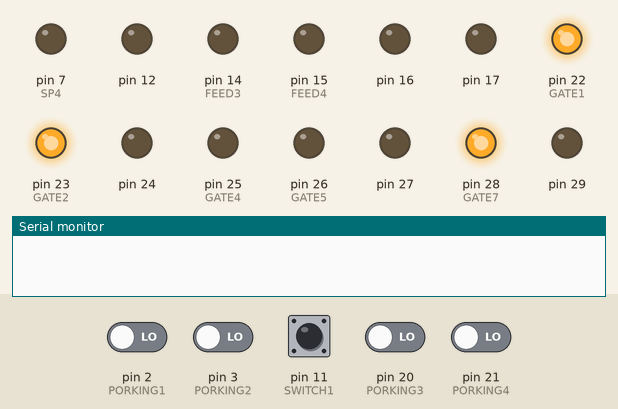
Simulated run of this sketch. Board: Arduino Mega 2560, built with avr-gcc and run on an emulated ATmega2560. Shown: output pins drawn as LEDs (lit = HIGH), the last lines printed to the serial monitor. Inputs (shaded band) come from the test bench; at power-on: pin 11 (SWITCH1) HIGH, pin 2 (PORKING1), pin 3 (PORKING2), pin 20 (PORKING3), pin 21 (PORKING4) LOW.

Above: at 1.2 s.
1.3 s: pin 11 (SWITCH1) pulled LOW for 3.2 s
At 5.5 s:
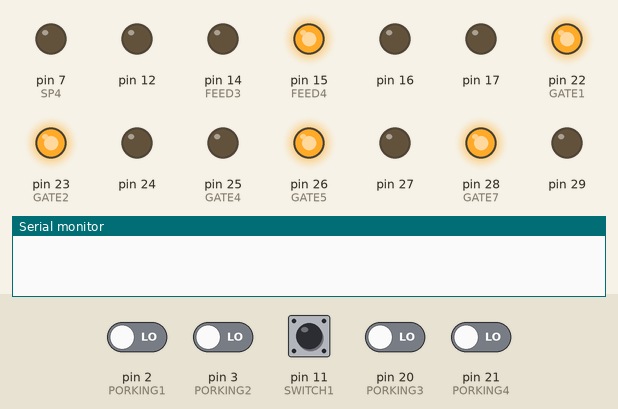
6.0 s: pin 11 (SWITCH1) pulled LOW for 0.15 s
At 6.8 s:
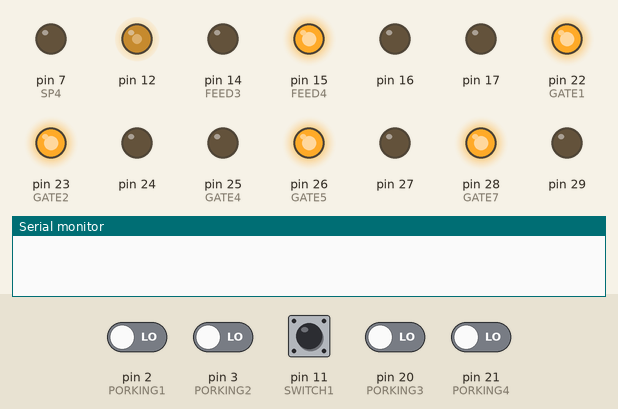
7.6 s: pin 3 (PORKING2) driven HIGH
At 8.0 s:
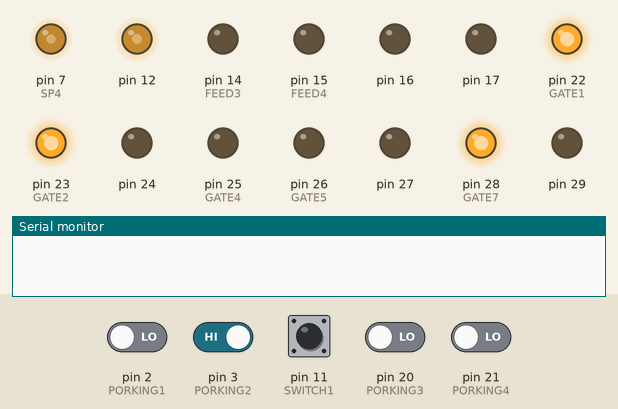
9.1 s: pin 20 (PORKING3) driven HIGH
12.1 s: pin 2 (PORKING1) driven HIGH
At 13.0 s:
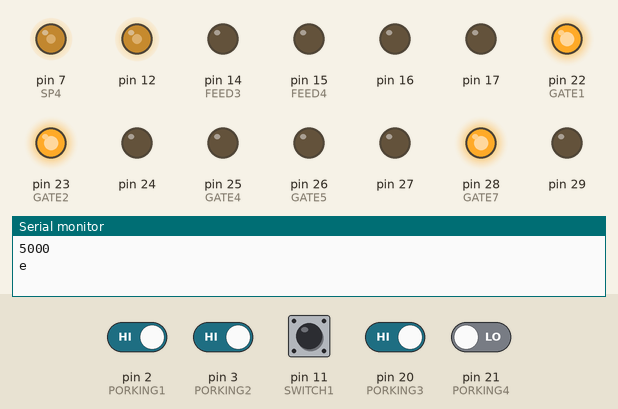
14.1 s: pin 2 (PORKING1) driven LOW
At 17.85 s:
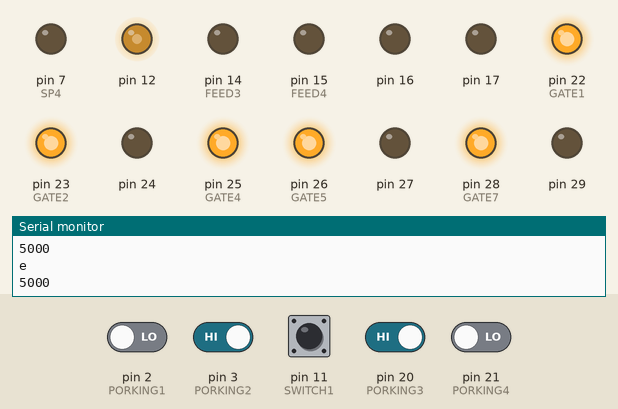
Timing chart, 0 to 18.1 s (numbered marks = the images above; inputs shaded):
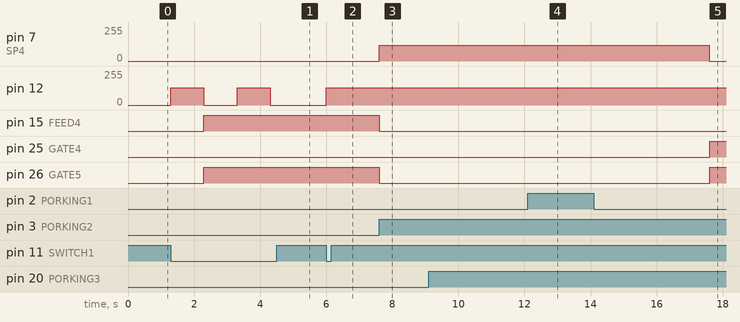

Measured:
- after the input at 1.3 s, pin 12: alternates 128/255 for 1.0 s and 0/255 for 1.0 s, starting at once; pin 15 (FEED4), pin 26 (GATE5): LOW → HIGH after 1.0 s
- after the input at 6.0 s, pin 12: 0/255 → 128/255 at once
- after the input at 7.6 s, pin 7 (SP4): 0/255 → 120/255 at once; pin 15 (FEED4), pin 26 (GATE5): HIGH → LOW at once
- after the input at 9.1 s, every drawn part: stays the same
- after the input at 12.1 s, pin 7 (SP4): stays 120/255 (without the input it goes to 0/255 after 0.50 s); pin 25 (GATE4), pin 26 (GATE5): stays LOW (without the input it goes to HIGH after 0.50 s)
- after the input at 14.1 s, pin 7 (SP4): 120/255 → 0/255 after 3.5 s; pin 25 (GATE4), pin 26 (GATE5): LOW → HIGH after 3.5 s

The sketch:

T-shape_jove.ino
```cpp
#include <FlexiTimer2.h>  //Mega用タイマー割り込み
#include <avr/io.h>       //PWM出力用レジスタ設定

// Assign OUTPUT pins
#define GATE1         22
#define GATE2         23
#define GATE3         24
#define GATE4         25
#define GATE5         26
#define GATE6         27
#define GATE7         28
#define GATE8         29
#define RUN1          30  // Run treadmill 1 at speed1
#define RUN2          31  // Run treadmill 2 at speed1
#define DIRECTION1    32  // of Treadmill
#define DIRECTION2    33
#define DIRECTION3    50
#define RUN3          51
#define DIRECTION4    52
#define RUN4          53
#define FEED1         34
#define FEED2         35
#define DISCARD1      36
#define DISCARD2      37
#define FEED3         14  //changeable
#define FEED4         15
#define DISCARD3      16
#define DISCARD4      17

#define SP1        4
#define SP2        5
#define SP3        6
#define SP4        7

// Assign INPUT pins
#define SENSOR1       38
#define SENSOR2       39
#define SENSOR3       40
#define SENSOR4       41
#define SENSOR5       42
#define SENSOR6       43
#define SENSOR7       44
#define SENSOR8       45
#define MILLSENSOR1   46
#define MILLSENSOR2   47
#define PORKING1      2   //changeable
#define PORKING2      3
#define PORKING3      20
#define PORKING4      21
#define SWITCH1       11
#define SWITCH2       10
#define SWITCH        9
#define SWITCH3       13

#define maxspeed  255  //0~255

int prevPork = 0;
int i = 0;
int rl = 0;
unsigned long startTime;
unsigned long stopTime;
bool startTask = false;
short counter1 = 0;
bool endend = false;
#define TH  30//number of trial

void setup() {
  InitPinMode();
  pinMode(SWITCH3, INPUT_PULLUP);
  pinMode(SWITCH1, INPUT_PULLUP);
  pinMode(SP4, OUTPUT);
  digitalWrite(SP4, 0);
  digitalWrite(RUN3, HIGH);
  digitalWrite(RUN4, HIGH);
  digitalWrite(FEED1, LOW);
  digitalWrite(FEED4, LOW);
  digitalWrite(FEED3, LOW);
  digitalWrite(GATE5, LOW);
  digitalWrite(GATE7, HIGH);
  digitalWrite(GATE1, HIGH);
  digitalWrite(GATE2, HIGH);
  digitalWrite(DIRECTION3, HIGH);
  digitalWrite(DIRECTION4, HIGH);
  Serial.begin(9600);
  //PWM波の出力用設定---------------------------------------------
  pinMode(12, OUTPUT);//12camera

  //ユーザ設定部
  unsigned int frq = 50; // 周波数←ここカメラの設定と一致させる
  float duty = 0.5; // 指定したいデューティ比
  // モード指定
  TCCR1A = 0b00000001;
  TCCR1B = 0b00010010;  //分周８
  // TOP値指定
  OCR1A = (unsigned int)(1000000 / frq);
  // Duty比指定
  OCR1B = (unsigned int)(1000000 / frq * duty);
  //-----------------------------------------------------------
}

void loop() {
  if (startTask) {

    if (counter1 == TH) {
      endend = true;
    }

    if (digitalRead(PORKING2) && prevPork == 0) {
      startTime = millis();
      digitalWrite(FEED1, LOW);
      digitalWrite(FEED2, LOW);
      digitalWrite(FEED3, LOW);
      digitalWrite(FEED4, LOW);
      digitalWrite(GATE2, HIGH);
      digitalWrite(GATE4, LOW);
      digitalWrite(GATE5, LOW);
      digitalWrite(DIRECTION4, HIGH);
      analogWrite(SP4, 120);
      delay(5000);
      analogWrite(SP4, 0);
      digitalWrite(GATE5, LOW);
      prevPork = 1;
    }


    if (digitalRead(PORKING3) && rl == 0 && prevPork == 1) {
      stopTime = millis();
      Serial.println(stopTime - startTime);
      analogWrite(SP4, 0);
      digitalWrite(FEED1, LOW);
      digitalWrite(FEED2, LOW);
      digitalWrite(FEED3, LOW);
      digitalWrite(FEED4, LOW);
      digitalWrite(GATE2, HIGH);
      digitalWrite(GATE4, HIGH);
      digitalWrite(GATE5, HIGH);
      rl = 0;
      prevPork = 2;
    }
    else if  (digitalRead(PORKING3) && rl == 1 && prevPork == 1) {
      stopTime = millis();
      Serial.println(stopTime - startTime);
      analogWrite(SP4, 0);
      digitalWrite(FEED1, LOW);
      digitalWrite(FEED2, LOW);
      digitalWrite(FEED3, LOW);
      digitalWrite(FEED4, LOW);
      digitalWrite(GATE2, HIGH);
      digitalWrite(GATE4, HIGH);
      digitalWrite(GATE5, HIGH);
      rl = 1;
      prevPork = 2;
    }

    if (digitalRead(PORKING1) && rl == 1 && prevPork == 2) {
      digitalWrite(FEED1, HIGH);
      digitalWrite(FEED2, LOW);
      digitalWrite(FEED3, LOW);
      digitalWrite(FEED4, LOW);
      digitalWrite(GATE2, LOW);
      digitalWrite(GATE4, HIGH);
      digitalWrite(GATE5, HIGH);
      Serial.println('c');
      rl = 0;
      prevPork = 0;
      counter1 = counter1 + 1;
    }

    else if (digitalRead(PORKING1) && rl == 0  && prevPork == 2) {
      digitalWrite(FEED1, LOW);
      digitalWrite(FEED2, LOW);
      digitalWrite(FEED3, LOW);
      digitalWrite(FEED4, LOW);
      digitalWrite(GATE2, LOW);
      digitalWrite(GATE4, HIGH);
      digitalWrite(GATE5, HIGH);
      Serial.println('e');
      rl = 0;
      prevPork = 0;
      counter1 = counter1 + 1;
    }

    if (digitalRead(PORKING4) && rl == 0  && prevPork == 2) {
      digitalWrite(FEED1, LOW);
      digitalWrite(FEED2, LOW);
      digitalWrite(FEED3, LOW);
      digitalWrite(FEED4, HIGH);
      digitalWrite(GATE2, HIGH);
      digitalWrite(GATE4, LOW);
      digitalWrite(GATE5, HIGH);
      Serial.println('c');
      rl = 1;
      prevPork = 0;
      counter1 = counter1 + 1;
    }
    else if (digitalRead(PORKING4) && rl == 1 && prevPork == 2) {
      digitalWrite(FEED1, LOW);
      digitalWrite(FEED2, LOW);
      digitalWrite(FEED3, LOW);
      digitalWrite(FEED4, LOW);
      digitalWrite(GATE2, HIGH);
      digitalWrite(GATE4, LOW);
      digitalWrite(GATE5, HIGH);
      Serial.println('e');
      rl = 1;
      prevPork = 0;
      counter1 = counter1 + 1;
    }
  }


  //外部スイッチPWNオンオフ-------------------------------------
  if (digitalRead(SWITCH1) == LOW || endend == true) {
    if ( TCCR1A == 0b00100001 ) {
      TCCR1A = 0b00000001;
    }
    else if ( TCCR1A == 0b00000001 ) {
      TCCR1A = 0b00100001;
    }
    delay(1000);

    if (startTask) {
      ///session開始時の状態
      digitalWrite(SP3, 0);
      digitalWrite(SP4, 0);
      digitalWrite(RUN3, HIGH);
      digitalWrite(RUN4, HIGH);
      digitalWrite(FEED1, LOW);
      digitalWrite(FEED2, LOW);
      digitalWrite(FEED3, LOW);
      digitalWrite(FEED4, HIGH);
      digitalWrite(GATE2, HIGH);
      digitalWrite(GATE4, LOW);
      digitalWrite(GATE5, HIGH);
      digitalWrite(DIRECTION3, HIGH);
      digitalWrite(DIRECTION4, HIGH);
      endend = false;
      counter1 = 0;
    }
    else {
      ///sessionが終了したときの状態
      digitalWrite(SP3, 0);
      digitalWrite(SP4, 0);
      digitalWrite(RUN3, HIGH);
      digitalWrite(RUN4, HIGH);
      digitalWrite(FEED1, LOW);
      digitalWrite(FEED2, LOW);
      digitalWrite(FEED3, LOW);
      digitalWrite(FEED4, HIGH);
      digitalWrite(GATE2, HIGH);
      digitalWrite(GATE4, LOW);
      digitalWrite(GATE5, HIGH);
      digitalWrite(DIRECTION3, HIGH);
      digitalWrite(DIRECTION4, HIGH);
    }
    startTask = !startTask;

    //---------------------------------------------------------
  }
}
```

Setups.ino
```cpp
/*
 *  Initial functions in setup
 */

 void InitPinMode(){

  // OUTPUT pins
  for(int i=22;i<=37;i++){pinMode(i, OUTPUT); digitalWrite(i, LOW);}
  int i;
  i=FEED3;    pinMode(i, OUTPUT); digitalWrite(i, LOW);
  i=FEED4;    pinMode(i, OUTPUT); digitalWrite(i, LOW);
  i=DISCARD3; pinMode(i, OUTPUT); digitalWrite(i, LOW);
  i=DISCARD4; pinMode(i, OUTPUT); digitalWrite(i, LOW);
  for(int i=50;i<=53;i++){pinMode(i, OUTPUT); digitalWrite(i, LOW);}

  // INPUT pins
  for(int i=38;i<=47;i++){pinMode(i, INPUT);}
  pinMode(PORKING1, INPUT);
  pinMode(PORKING2, INPUT);
  pinMode(PORKING3, INPUT);
  pinMode(PORKING4, INPUT);

  // other control pins
 }
```
